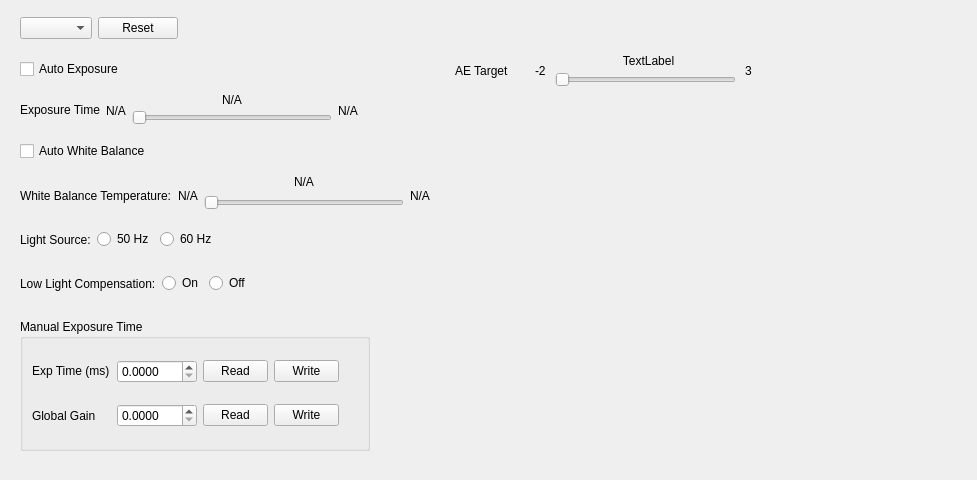
<?xml version="1.0" encoding="UTF-8"?>
<ui version="4.0">
 <class>CVideoDeviceCameraPropertyWidget</class>
 <widget class="QWidget" name="CVideoDeviceCameraPropertyWidget">
  <property name="geometry">
   <rect>
    <x>0</x>
    <y>0</y>
    <width>977</width>
    <height>480</height>
   </rect>
  </property>
  <property name="sizePolicy">
   <sizepolicy hsizetype="Fixed" vsizetype="Fixed">
    <horstretch>0</horstretch>
    <verstretch>0</verstretch>
   </sizepolicy>
  </property>
  <property name="minimumSize">
   <size>
    <width>977</width>
    <height>480</height>
   </size>
  </property>
  <property name="maximumSize">
   <size>
    <width>977</width>
    <height>480</height>
   </size>
  </property>
  <property name="windowTitle">
   <string>Form</string>
  </property>
  <layout class="QFormLayout" name="formLayout_2">
   <item row="0" column="0">
    <widget class="QWidget" name="widget_device" native="true">
     <property name="sizePolicy">
      <sizepolicy hsizetype="Fixed" vsizetype="Fixed">
       <horstretch>0</horstretch>
       <verstretch>0</verstretch>
      </sizepolicy>
     </property>
     <property name="minimumSize">
      <size>
       <width>0</width>
       <height>35</height>
      </size>
     </property>
     <property name="maximumSize">
      <size>
       <width>16777215</width>
       <height>41</height>
      </size>
     </property>
     <layout class="QHBoxLayout" name="horizontalLayout">
      <property name="topMargin">
       <number>0</number>
      </property>
      <property name="bottomMargin">
       <number>0</number>
      </property>
      <item>
       <widget class="QComboBox" name="comboBox_device">
        <property name="sizePolicy">
         <sizepolicy hsizetype="Fixed" vsizetype="Fixed">
          <horstretch>0</horstretch>
          <verstretch>0</verstretch>
         </sizepolicy>
        </property>
       </widget>
      </item>
      <item>
       <widget class="QPushButton" name="pushButton_reset">
        <property name="text">
         <string>Reset</string>
        </property>
       </widget>
      </item>
      <item>
       <spacer name="horizontalSpacer">
        <property name="orientation">
         <enum>Qt::Horizontal</enum>
        </property>
        <property name="sizeHint" stdset="0">
         <size>
          <width>40</width>
          <height>20</height>
         </size>
        </property>
       </spacer>
      </item>
     </layout>
    </widget>
   </item>
   <item row="1" column="0">
    <widget class="QWidget" name="widget_auto_exposure" native="true">
     <property name="sizePolicy">
      <sizepolicy hsizetype="Fixed" vsizetype="Fixed">
       <horstretch>0</horstretch>
       <verstretch>0</verstretch>
      </sizepolicy>
     </property>
     <property name="minimumSize">
      <size>
       <width>0</width>
       <height>35</height>
      </size>
     </property>
     <property name="maximumSize">
      <size>
       <width>16777215</width>
       <height>41</height>
      </size>
     </property>
     <layout class="QHBoxLayout" name="horizontalLayout_4">
      <property name="topMargin">
       <number>0</number>
      </property>
      <property name="bottomMargin">
       <number>0</number>
      </property>
      <item>
       <widget class="QCheckBox" name="checkBox_auto_exposure">
        <property name="text">
         <string>Auto Exposure</string>
        </property>
       </widget>
      </item>
     </layout>
    </widget>
   </item>
   <item row="2" column="0">
    <widget class="QWidget" name="widget_exposure_time" native="true">
     <property name="sizePolicy">
      <sizepolicy hsizetype="Fixed" vsizetype="Fixed">
       <horstretch>0</horstretch>
       <verstretch>0</verstretch>
      </sizepolicy>
     </property>
     <property name="minimumSize">
      <size>
       <width>0</width>
       <height>35</height>
      </size>
     </property>
     <property name="maximumSize">
      <size>
       <width>16777215</width>
       <height>41</height>
      </size>
     </property>
     <layout class="QHBoxLayout" name="horizontalLayout_5">
      <property name="topMargin">
       <number>0</number>
      </property>
      <property name="bottomMargin">
       <number>0</number>
      </property>
      <item>
       <widget class="QLabel" name="label_title_exposure_time">
        <property name="text">
         <string>&lt;html&gt;&lt;head/&gt;&lt;body&gt;&lt;p&gt;Exposure Time&lt;/p&gt;&lt;/body&gt;&lt;/html&gt;</string>
        </property>
       </widget>
      </item>
      <item>
       <widget class="QLabel" name="label_exposure_time_min_value">
        <property name="text">
         <string>N/A</string>
        </property>
       </widget>
      </item>
      <item>
       <widget class="QWidget" name="widget_exposure_time_value" native="true">
        <property name="sizePolicy">
         <sizepolicy hsizetype="Fixed" vsizetype="Preferred">
          <horstretch>0</horstretch>
          <verstretch>0</verstretch>
         </sizepolicy>
        </property>
        <property name="minimumSize">
         <size>
          <width>200</width>
          <height>0</height>
         </size>
        </property>
        <layout class="QVBoxLayout" name="verticalLayout_2">
         <property name="spacing">
          <number>0</number>
         </property>
         <property name="leftMargin">
          <number>0</number>
         </property>
         <property name="topMargin">
          <number>0</number>
         </property>
         <property name="rightMargin">
          <number>0</number>
         </property>
         <property name="bottomMargin">
          <number>0</number>
         </property>
         <item>
          <widget class="QLabel" name="label_exposure_time_value">
           <property name="sizePolicy">
            <sizepolicy hsizetype="Preferred" vsizetype="Preferred">
             <horstretch>0</horstretch>
             <verstretch>1</verstretch>
            </sizepolicy>
           </property>
           <property name="text">
            <string>N/A</string>
           </property>
           <property name="alignment">
            <set>Qt::AlignCenter</set>
           </property>
          </widget>
         </item>
         <item>
          <widget class="QSlider" name="horizontalSlider_exposure_time_value">
           <property name="sizePolicy">
            <sizepolicy hsizetype="Expanding" vsizetype="Preferred">
             <horstretch>0</horstretch>
             <verstretch>3</verstretch>
            </sizepolicy>
           </property>
           <property name="pageStep">
            <number>1</number>
           </property>
           <property name="orientation">
            <enum>Qt::Horizontal</enum>
           </property>
          </widget>
         </item>
        </layout>
       </widget>
      </item>
      <item>
       <widget class="QLabel" name="label_exposure_time_max_value">
        <property name="text">
         <string>N/A</string>
        </property>
       </widget>
      </item>
     </layout>
    </widget>
   </item>
   <item row="3" column="0">
    <widget class="QWidget" name="widget_auto_white_balance" native="true">
     <property name="sizePolicy">
      <sizepolicy hsizetype="Fixed" vsizetype="Fixed">
       <horstretch>0</horstretch>
       <verstretch>0</verstretch>
      </sizepolicy>
     </property>
     <property name="minimumSize">
      <size>
       <width>0</width>
       <height>35</height>
      </size>
     </property>
     <property name="maximumSize">
      <size>
       <width>16777215</width>
       <height>41</height>
      </size>
     </property>
     <layout class="QHBoxLayout" name="horizontalLayout_6">
      <property name="topMargin">
       <number>0</number>
      </property>
      <property name="bottomMargin">
       <number>0</number>
      </property>
      <item>
       <widget class="QCheckBox" name="checkBox_auto_white_balance">
        <property name="text">
         <string>Auto White Balance</string>
        </property>
       </widget>
      </item>
     </layout>
    </widget>
   </item>
   <item row="4" column="0">
    <widget class="QWidget" name="widget_white_balance_temperature" native="true">
     <property name="sizePolicy">
      <sizepolicy hsizetype="Fixed" vsizetype="Fixed">
       <horstretch>0</horstretch>
       <verstretch>0</verstretch>
      </sizepolicy>
     </property>
     <property name="minimumSize">
      <size>
       <width>0</width>
       <height>41</height>
      </size>
     </property>
     <property name="maximumSize">
      <size>
       <width>16777215</width>
       <height>41</height>
      </size>
     </property>
     <layout class="QHBoxLayout" name="horizontalLayout_7">
      <property name="topMargin">
       <number>0</number>
      </property>
      <property name="bottomMargin">
       <number>0</number>
      </property>
      <item>
       <widget class="QLabel" name="label__title_white_balance_temperature">
        <property name="text">
         <string>White Balance Temperature:</string>
        </property>
       </widget>
      </item>
      <item>
       <widget class="QLabel" name="label_white_balance_temperature_min_value">
        <property name="text">
         <string>N/A</string>
        </property>
       </widget>
      </item>
      <item>
       <widget class="QWidget" name="widget_white_balance_temperature_value" native="true">
        <property name="sizePolicy">
         <sizepolicy hsizetype="Fixed" vsizetype="Preferred">
          <horstretch>0</horstretch>
          <verstretch>0</verstretch>
         </sizepolicy>
        </property>
        <property name="minimumSize">
         <size>
          <width>200</width>
          <height>0</height>
         </size>
        </property>
        <layout class="QVBoxLayout" name="verticalLayout_3">
         <property name="spacing">
          <number>0</number>
         </property>
         <property name="leftMargin">
          <number>0</number>
         </property>
         <property name="topMargin">
          <number>0</number>
         </property>
         <property name="rightMargin">
          <number>0</number>
         </property>
         <property name="bottomMargin">
          <number>0</number>
         </property>
         <item>
          <widget class="QLabel" name="label_white_balance_temperature_value">
           <property name="sizePolicy">
            <sizepolicy hsizetype="Preferred" vsizetype="Preferred">
             <horstretch>0</horstretch>
             <verstretch>1</verstretch>
            </sizepolicy>
           </property>
           <property name="text">
            <string>N/A</string>
           </property>
           <property name="alignment">
            <set>Qt::AlignCenter</set>
           </property>
          </widget>
         </item>
         <item>
          <widget class="QSlider" name="horizontalSlider_white_balance_temperature_value">
           <property name="sizePolicy">
            <sizepolicy hsizetype="Expanding" vsizetype="Preferred">
             <horstretch>0</horstretch>
             <verstretch>3</verstretch>
            </sizepolicy>
           </property>
           <property name="pageStep">
            <number>1</number>
           </property>
           <property name="orientation">
            <enum>Qt::Horizontal</enum>
           </property>
          </widget>
         </item>
        </layout>
       </widget>
      </item>
      <item>
       <widget class="QLabel" name="label_white_balance_temperature_max_value">
        <property name="text">
         <string>N/A</string>
        </property>
       </widget>
      </item>
     </layout>
    </widget>
   </item>
   <item row="5" column="0">
    <widget class="QWidget" name="widget_light_source" native="true">
     <property name="sizePolicy">
      <sizepolicy hsizetype="Fixed" vsizetype="Fixed">
       <horstretch>0</horstretch>
       <verstretch>0</verstretch>
      </sizepolicy>
     </property>
     <property name="minimumSize">
      <size>
       <width>0</width>
       <height>35</height>
      </size>
     </property>
     <property name="maximumSize">
      <size>
       <width>16777215</width>
       <height>41</height>
      </size>
     </property>
     <layout class="QHBoxLayout" name="horizontalLayout_3">
      <property name="topMargin">
       <number>0</number>
      </property>
      <property name="bottomMargin">
       <number>0</number>
      </property>
      <item>
       <widget class="QLabel" name="label_title_light_source">
        <property name="text">
         <string>Light Source:</string>
        </property>
       </widget>
      </item>
      <item>
       <widget class="QRadioButton" name="radioButton_light_source_50hz">
        <property name="text">
         <string>50 Hz</string>
        </property>
       </widget>
      </item>
      <item>
       <widget class="QRadioButton" name="radioButton_light_source_60hz">
        <property name="text">
         <string>60 Hz</string>
        </property>
       </widget>
      </item>
     </layout>
    </widget>
   </item>
   <item row="6" column="0">
    <widget class="QWidget" name="widget_low_light_compenstation" native="true">
     <property name="sizePolicy">
      <sizepolicy hsizetype="Fixed" vsizetype="Fixed">
       <horstretch>0</horstretch>
       <verstretch>0</verstretch>
      </sizepolicy>
     </property>
     <property name="minimumSize">
      <size>
       <width>0</width>
       <height>41</height>
      </size>
     </property>
     <property name="maximumSize">
      <size>
       <width>16777215</width>
       <height>41</height>
      </size>
     </property>
     <layout class="QHBoxLayout" name="horizontalLayout_2">
      <property name="topMargin">
       <number>0</number>
      </property>
      <property name="bottomMargin">
       <number>0</number>
      </property>
      <item>
       <widget class="QLabel" name="label_low_light_compensation">
        <property name="text">
         <string>Low Light Compensation:</string>
        </property>
       </widget>
      </item>
      <item>
       <widget class="QRadioButton" name="radioButton_low_light_compensation_on">
        <property name="text">
         <string>On</string>
        </property>
       </widget>
      </item>
      <item>
       <widget class="QRadioButton" name="radioButton_low_light_compensation_off">
        <property name="text">
         <string>Off</string>
        </property>
       </widget>
      </item>
     </layout>
    </widget>
   </item>
   <item row="7" column="0">
    <widget class="QWidget" name="widget_manuel_exposure_time" native="true">
     <property name="sizePolicy">
      <sizepolicy hsizetype="Fixed" vsizetype="Fixed">
       <horstretch>0</horstretch>
       <verstretch>0</verstretch>
      </sizepolicy>
     </property>
     <layout class="QVBoxLayout" name="verticalLayout_4">
      <item>
       <widget class="QGroupBox" name="groupBox_manuel_exposure_time">
        <property name="sizePolicy">
         <sizepolicy hsizetype="Fixed" vsizetype="Fixed">
          <horstretch>0</horstretch>
          <verstretch>0</verstretch>
         </sizepolicy>
        </property>
        <property name="minimumSize">
         <size>
          <width>350</width>
          <height>132</height>
         </size>
        </property>
        <property name="maximumSize">
         <size>
          <width>350</width>
          <height>132</height>
         </size>
        </property>
        <property name="title">
         <string>Manual Exposure Time</string>
        </property>
        <layout class="QVBoxLayout" name="verticalLayout_5">
         <property name="spacing">
          <number>0</number>
         </property>
         <property name="leftMargin">
          <number>9</number>
         </property>
         <property name="topMargin">
          <number>0</number>
         </property>
         <property name="bottomMargin">
          <number>9</number>
         </property>
         <item>
          <widget class="QWidget" name="widget_manuel_exposure_time_value" native="true">
           <property name="sizePolicy">
            <sizepolicy hsizetype="Fixed" vsizetype="Fixed">
             <horstretch>0</horstretch>
             <verstretch>0</verstretch>
            </sizepolicy>
           </property>
           <layout class="QHBoxLayout" name="horizontalLayout_8">
            <property name="leftMargin">
             <number>0</number>
            </property>
            <property name="bottomMargin">
             <number>0</number>
            </property>
            <item>
             <widget class="QLabel" name="label_title_manuel_exposure_time_value">
              <property name="sizePolicy">
               <sizepolicy hsizetype="Fixed" vsizetype="Fixed">
                <horstretch>0</horstretch>
                <verstretch>0</verstretch>
               </sizepolicy>
              </property>
              <property name="minimumSize">
               <size>
                <width>79</width>
                <height>18</height>
               </size>
              </property>
              <property name="maximumSize">
               <size>
                <width>79</width>
                <height>18</height>
               </size>
              </property>
              <property name="text">
               <string>Exp Time (ms)</string>
              </property>
             </widget>
            </item>
            <item>
             <widget class="QDoubleSpinBox" name="doubleSpinBox_manuel_exposure_time_value">
              <property name="sizePolicy">
               <sizepolicy hsizetype="Fixed" vsizetype="Fixed">
                <horstretch>0</horstretch>
                <verstretch>0</verstretch>
               </sizepolicy>
              </property>
              <property name="minimumSize">
               <size>
                <width>80</width>
                <height>0</height>
               </size>
              </property>
              <property name="maximumSize">
               <size>
                <width>80</width>
                <height>16777215</height>
               </size>
              </property>
              <property name="decimals">
               <number>4</number>
              </property>
              <property name="maximum">
               <double>999999999.000000000000000</double>
              </property>
             </widget>
            </item>
            <item>
             <widget class="QPushButton" name="pushButton_read_manuel_exposure_time_value">
              <property name="sizePolicy">
               <sizepolicy hsizetype="Fixed" vsizetype="Fixed">
                <horstretch>0</horstretch>
                <verstretch>0</verstretch>
               </sizepolicy>
              </property>
              <property name="minimumSize">
               <size>
                <width>65</width>
                <height>0</height>
               </size>
              </property>
              <property name="maximumSize">
               <size>
                <width>65</width>
                <height>16777215</height>
               </size>
              </property>
              <property name="text">
               <string>Read</string>
              </property>
             </widget>
            </item>
            <item>
             <widget class="QPushButton" name="pushButton_write_manuel_exposure_time_value">
              <property name="sizePolicy">
               <sizepolicy hsizetype="Fixed" vsizetype="Fixed">
                <horstretch>0</horstretch>
                <verstretch>0</verstretch>
               </sizepolicy>
              </property>
              <property name="minimumSize">
               <size>
                <width>65</width>
                <height>0</height>
               </size>
              </property>
              <property name="maximumSize">
               <size>
                <width>65</width>
                <height>16777215</height>
               </size>
              </property>
              <property name="text">
               <string>Write</string>
              </property>
             </widget>
            </item>
           </layout>
          </widget>
         </item>
         <item>
          <widget class="QWidget" name="widget_manuel_global_gain_value" native="true">
           <property name="sizePolicy">
            <sizepolicy hsizetype="Fixed" vsizetype="Fixed">
             <horstretch>0</horstretch>
             <verstretch>0</verstretch>
            </sizepolicy>
           </property>
           <layout class="QHBoxLayout" name="horizontalLayout_9">
            <property name="leftMargin">
             <number>0</number>
            </property>
            <property name="bottomMargin">
             <number>0</number>
            </property>
            <item>
             <widget class="QLabel" name="label_title_manuel_global_gain_value">
              <property name="sizePolicy">
               <sizepolicy hsizetype="Fixed" vsizetype="Preferred">
                <horstretch>0</horstretch>
                <verstretch>0</verstretch>
               </sizepolicy>
              </property>
              <property name="minimumSize">
               <size>
                <width>79</width>
                <height>0</height>
               </size>
              </property>
              <property name="maximumSize">
               <size>
                <width>79</width>
                <height>16777215</height>
               </size>
              </property>
              <property name="text">
               <string>Global Gain</string>
              </property>
             </widget>
            </item>
            <item>
             <widget class="QDoubleSpinBox" name="doubleSpinBox_manuel_global_gain_value">
              <property name="sizePolicy">
               <sizepolicy hsizetype="Fixed" vsizetype="Fixed">
                <horstretch>0</horstretch>
                <verstretch>0</verstretch>
               </sizepolicy>
              </property>
              <property name="minimumSize">
               <size>
                <width>80</width>
                <height>0</height>
               </size>
              </property>
              <property name="maximumSize">
               <size>
                <width>80</width>
                <height>16777215</height>
               </size>
              </property>
              <property name="decimals">
               <number>4</number>
              </property>
              <property name="maximum">
               <double>999999999.000000000000000</double>
              </property>
             </widget>
            </item>
            <item>
             <widget class="QPushButton" name="pushButton_read_manuel_global_gain_value">
              <property name="sizePolicy">
               <sizepolicy hsizetype="Fixed" vsizetype="Fixed">
                <horstretch>0</horstretch>
                <verstretch>0</verstretch>
               </sizepolicy>
              </property>
              <property name="minimumSize">
               <size>
                <width>65</width>
                <height>0</height>
               </size>
              </property>
              <property name="maximumSize">
               <size>
                <width>65</width>
                <height>16777215</height>
               </size>
              </property>
              <property name="text">
               <string>Read</string>
              </property>
             </widget>
            </item>
            <item>
             <widget class="QPushButton" name="pushButton_write_manuel_global_gain_value">
              <property name="sizePolicy">
               <sizepolicy hsizetype="Fixed" vsizetype="Fixed">
                <horstretch>0</horstretch>
                <verstretch>0</verstretch>
               </sizepolicy>
              </property>
              <property name="minimumSize">
               <size>
                <width>65</width>
                <height>0</height>
               </size>
              </property>
              <property name="maximumSize">
               <size>
                <width>65</width>
                <height>16777215</height>
               </size>
              </property>
              <property name="text">
               <string>Write</string>
              </property>
             </widget>
            </item>
           </layout>
          </widget>
         </item>
        </layout>
       </widget>
      </item>
     </layout>
    </widget>
   </item>
   <item row="8" column="0">
    <spacer name="verticalSpacer">
     <property name="orientation">
      <enum>Qt::Vertical</enum>
     </property>
     <property name="sizeHint" stdset="0">
      <size>
       <width>20</width>
       <height>40</height>
      </size>
     </property>
    </spacer>
   </item>
   <item row="1" column="1">
    <widget class="QWidget" name="widget_ae_target" native="true">
     <widget class="QLabel" name="label_title_ae_target">
      <property name="geometry">
       <rect>
        <x>10</x>
        <y>10</y>
        <width>67</width>
        <height>17</height>
       </rect>
      </property>
      <property name="text">
       <string>AE Target</string>
      </property>
     </widget>
     <widget class="QLabel" name="label_ae_min_value">
      <property name="geometry">
       <rect>
        <x>90</x>
        <y>10</y>
        <width>67</width>
        <height>17</height>
       </rect>
      </property>
      <property name="text">
       <string>-2</string>
      </property>
     </widget>
     <widget class="QSlider" name="horizontalSlider_ae_target">
      <property name="geometry">
       <rect>
        <x>110</x>
        <y>20</y>
        <width>181</width>
        <height>16</height>
       </rect>
      </property>
      <property name="pageStep">
       <number>1</number>
      </property>
      <property name="orientation">
       <enum>Qt::Horizontal</enum>
      </property>
     </widget>
     <widget class="QLabel" name="label_ae_value">
      <property name="geometry">
       <rect>
        <x>170</x>
        <y>0</y>
        <width>67</width>
        <height>17</height>
       </rect>
      </property>
      <property name="text">
       <string>TextLabel</string>
      </property>
      <property name="alignment">
       <set>Qt::AlignCenter</set>
      </property>
     </widget>
     <widget class="QLabel" name="label_ae_max_value">
      <property name="geometry">
       <rect>
        <x>300</x>
        <y>10</y>
        <width>21</width>
        <height>17</height>
       </rect>
      </property>
      <property name="text">
       <string>3</string>
      </property>
     </widget>
    </widget>
   </item>
  </layout>
 </widget>
 <resources/>
 <connections/>
</ui>
